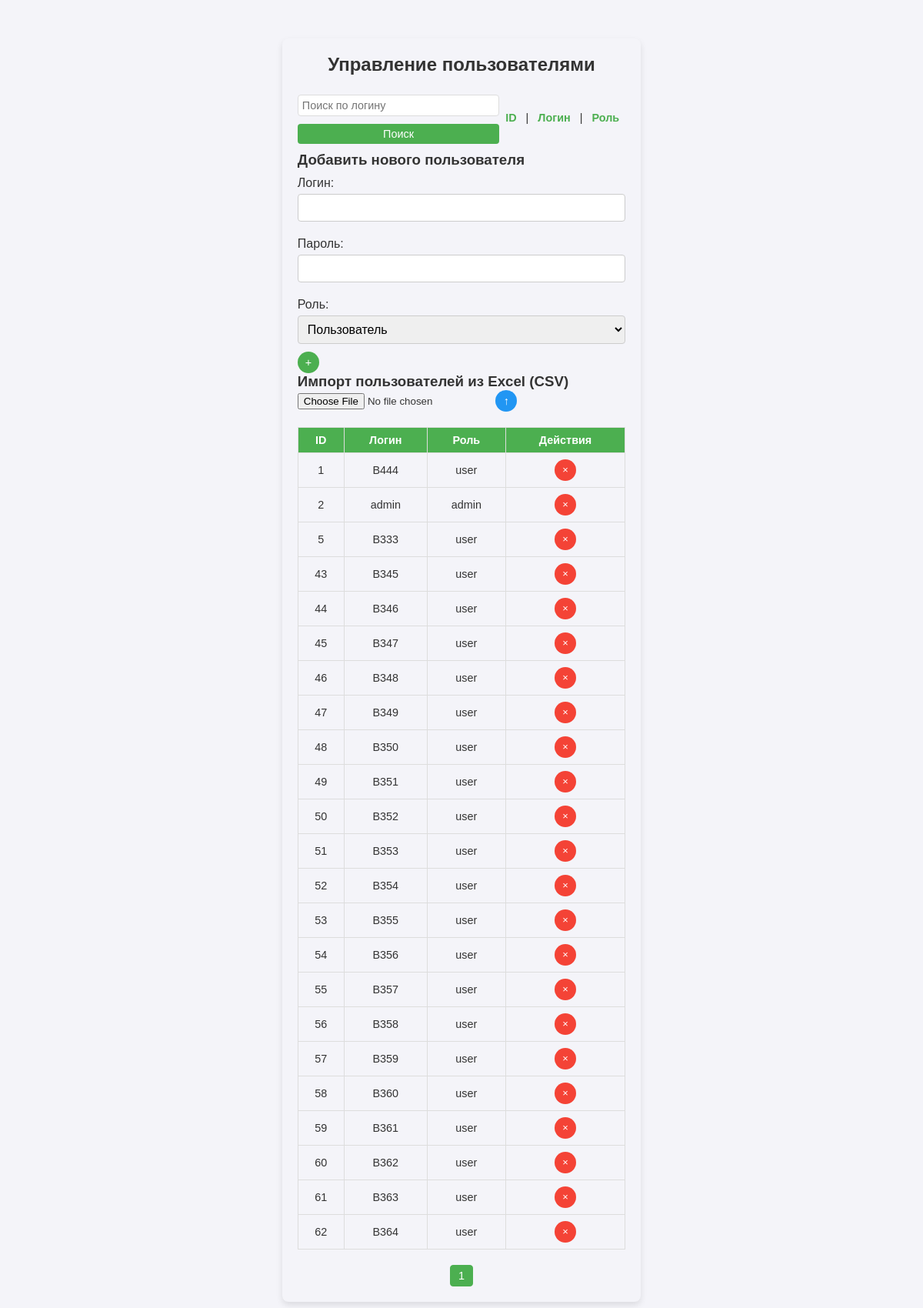
Page /admin/manage_users.php (signed in) on the committed database.
### tables this page shows
CREATE TABLE `users` (
  `id` int(11) NOT NULL,
  `username` varchar(255) DEFAULT NULL,
  `password` varchar(255) DEFAULT NULL,
  `role` varchar(50) NOT NULL DEFAULT 'user'
);

### admin/manage_users.php (the view, shortened to what this page needs)
<?php
require '../db.php';
$search = $_GET['search'] ?? '';
$sort = $_GET['sort'] ?? 'id';
$order = $_GET['order'] ?? 'asc';
$order = $order === 'desc' ? 'desc' : 'asc';
$usersPerPage = 50;
$page = max((int)($_GET['page'] ?? 1), 1);
$offset = ($page - 1) * $usersPerPage;
$stmt = $pdo->prepare("SELECT id, username, role FROM users WHERE username LIKE :search ORDER BY $sort $order LIMIT :limit OFFSET :offset");
$stmt->bindValue(':search', '%' . $search . '%', PDO::PARAM_STR);
$stmt->bindValue(':limit', $usersPerPage, PDO::PARAM_INT);
$stmt->bindValue(':offset', $offset, PDO::PARAM_INT);
$stmt->execute();
$users = $stmt->fetchAll(PDO::FETCH_ASSOC);
$totalUsersStmt = $pdo->prepare("SELECT COUNT(*) FROM users WHERE username LIKE :search");
$totalUsersStmt->execute([':search' => '%' . $search . '%']);
$totalUsers = $totalUsersStmt->fetchColumn();
$totalPages = (int)ceil($totalUsers / $usersPerPage);
?>
<!DOCTYPE html>
<html lang="ru">
<head>
    <link rel="stylesheet" href="../assets/css/style.css">
</head>
<body>
    <div class="manage-users-container">
        <h2>Управление пользователями</h2>
        <div class="search-sort-container">
            <form method="get">
                <input type="text" name="search" value="<?= htmlspecialchars($search) ?>" placeholder="Поиск по логину">
                <button type="submit">Поиск</button>
            </form>
            <div class="sort-links">
                <a href="?search=<?= urlencode($search) ?>&sort=id&order=<?= $order === 'asc' ? 'desc' : 'asc' ?>">ID</a> |
                <a href="?search=<?= urlencode($search) ?>&sort=username&order=<?= $order === 'asc' ? 'desc' : 'asc' ?>">Логин</a> |
                <a href="?search=<?= urlencode($search) ?>&sort=role&order=<?= $order === 'asc' ? 'desc' : 'asc' ?>">Роль</a>
            </div>
        </div>
        <form method="post" action="manage_users.php">
            <h3>Добавить нового пользователя</h3>
            <label>Логин:</label>
            <input type="text" name="login" required>
            <label>Пароль:</label>
            <input type="password" name="password" required>
            <label>Роль:</label>
            <select name="role">
                <option value="user">Пользователь</option>
            </select>
            <button type="submit" name="add_user" class="small-button add">+</button>
        </form>
        <form method="post" enctype="multipart/form-data">
            <h3>Импорт пользователей из Excel (CSV)</h3>
            <input type="file" name="excel_file" accept=".csv" required>
            <button type="submit" name="import_excel" class="small-button import">↑</button>
        </form>
        <table>
            <thead>
                <tr>
                    <th>ID</th>
                    <th>Логин</th>
                    <th>Роль</th>
                    <th>Действия</th>
                </tr>
            </thead>
            <tbody>
                <?php if (!empty($users)): ?>
                    <?php foreach ($users as $user): ?>
                        <tr>
                            <td><?= $user['id'] ?></td>
                            <td><?= htmlspecialchars($user['username']) ?></td>
                            <td><?= $user['role'] ?></td>
                            <td>
                                <form action="manage_users.php" method="post" onsubmit="return confirm('Вы уверены, что хотите удалить этого пользователя?');">
                                    <button type="submit" name="delete_user" class="small-button delete">×</button>
                                </form>
                            </td>
                        </tr>
                    <?php endforeach; ?>
                <?php else: ?>
                    <tr>
                        <td colspan="4">Пользователи не найдены.</td>
                    </tr>
                <?php endif; ?>
            </tbody>
        </table>
        <div class="pagination">
            <?php for ($i = 1; $i <= $totalPages; $i++): ?>
                <a href="?search=<?= urlencode($search) ?>&sort=<?= $sort ?>&order=<?= $order ?>&page=<?= $i ?>" class="<?= $i === $page ? 'active' : '' ?>"><?= $i ?></a>
            <?php endfor; ?>
        </div>
    </div>
</body>
</html>

### assets/css/style.css (style rules this page uses)
:root { --primary-color: #4CAF50; --secondary-color: #333; --background-color: #f4f4f9; --input-border-color: #ccc; --timer-color: #d9534f; --white-color: #ffffff; --hover-color: #45a049; }
* { margin: 0; padding: 0; box-sizing: border-box; }
body { font-family: Arial, sans-serif; background-color: var(--background-color); color: var(--secondary-color); display: flex; align-items: center; justify-content: center; min-height: 100vh; }
h2 { color: var(--secondary-color); text-align: center; margin-bottom: 20px; }
.login-container, .admin-container, .manage-tests-container, .manage-users-container, .view-results-container, .edit-test-container { background-color: var(--white-color); padding: 20px; border-radius: 8px; box-shadow: 0 4px 8px rgba(0, 0, 0, 0.1); }
form label { display: block; margin-top: 10px; }
form input[type="text"], form input[type="password"], form input[type="number"], form select { width: 100%; padding: 8px; margin-top: 5px; margin-bottom: 10px; border-radius: 4px; border: 1px solid var(--input-border-color); font-size: 1em; }
form button { background-color: var(--primary-color); color: var(--white-color); padding: 10px; border: none; border-radius: 5px; cursor: pointer; width: 100%; font-size: 16px; transition: background-color 0.3s; }
table { width: 100%; border-collapse: collapse; margin-top: 20px; }
table, th, td { border: 1px solid #ddd; }
th, td { padding: 12px; text-align: center; }
th { background-color: var(--primary-color); color: var(--white-color); }

### admin/manage_users.php (style rules this page uses)
.manage-users-container { max-width: 800px; margin: 50px auto; padding: 20px; background-color: #f4f4f9; border-radius: 8px; box-shadow: 0 4px 8px rgba(0, 0, 0, 0.1); }
h2 { text-align: center; margin-bottom: 20px; font-size: 1.5em; color: #333; }
table { width: 100%; border-collapse: collapse; margin-top: 20px; }
th, td { padding: 8px; font-size: 0.9em; text-align: center; border: 1px solid #ddd; }
th { background-color: #4CAF50; color: white; }
.pagination { display: flex; justify-content: center; margin-top: 20px; }
.pagination a { margin: 0 5px; padding: 5px 10px; text-decoration: none; color: #4CAF50; border: 1px solid #4CAF50; border-radius: 4px; font-size: 0.9em; }
.pagination a.active, .pagination a:hover { background-color: #4CAF50; color: white; }
.search-sort-container { display: flex; justify-content: space-between; align-items: center; margin-bottom: 10px; }
.search-sort-container form input[type="text"] { padding: 5px; border: 1px solid #ddd; border-radius: 4px; font-size: 0.9em; }
.search-sort-container form button { padding: 5px 10px; background-color: #4CAF50; color: white; border: none; border-radius: 4px; cursor: pointer; font-size: 0.9em; }
.sort-links { font-size: 0.9em; }
.sort-links a { color: #4CAF50; font-weight: bold; text-decoration: none; padding: 5px; margin: 0 3px; }
.small-button { width: 28px; height: 28px; font-size: 0.9em; line-height: 28px; color: white; border: none; border-radius: 50%; display: inline-flex; align-items: center; justify-content: center; cursor: pointer; transition: background-color 0.3s ease; }
.small-button.add { background-color: #4CAF50; }
.small-button.import { background-color: #2196F3; }
.small-button.delete { background-color: #f44336; }

### rows in the picture
users: id "1", username "B444", role "user"
users: id "2", username "admin", role "admin"
users: id "5", username "B333", role "user"
users: id "43", username "B345", role "user"
users: id "44", username "B346", role "user"
users: id "45", username "B347", role "user"
users: id "46", username "B348", role "user"
users: id "47", username "B349", role "user"
users: id "48", username "B350", role "user"
users: id "49", username "B351", role "user"
users: id "50", username "B352", role "user"
users: id "51", username "B353", role "user"
users: id "52", username "B354", role "user"
users: id "53", username "B355", role "user"
users: id "54", username "B356", role "user"
users: id "55", username "B357", role "user"
users: id "56", username "B358", role "user"
users: id "57", username "B359", role "user"
users: id "58", username "B360", role "user"
users: id "59", username "B361", role "user"
users: id "60", username "B362", role "user"
users: id "61", username "B363", role "user"
users: id "62", username "B364", role "user"
